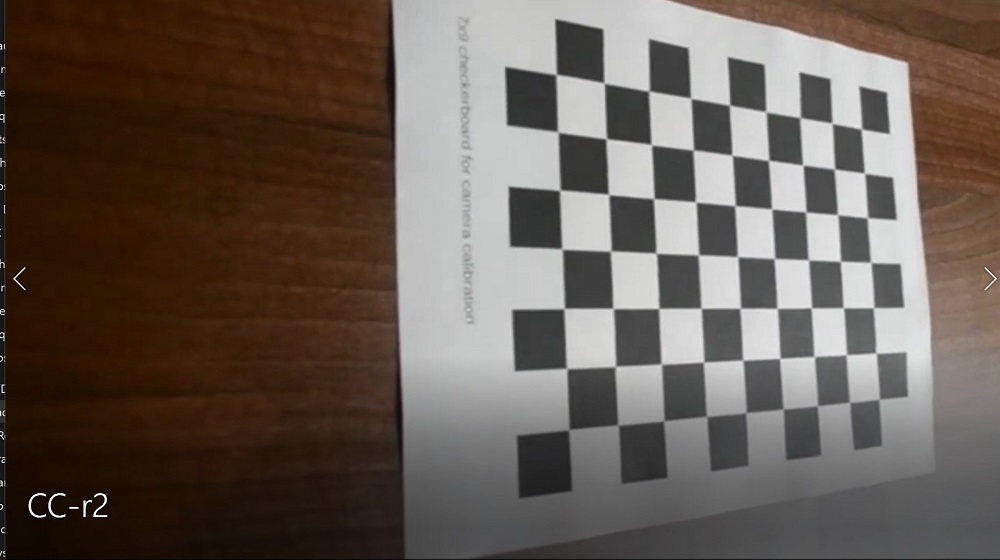
#> input picture CameraCalibration/Test/SharedScreenshot.jpg, 1000 x 560 px; its folder holds only this picture in this run
$ python untitled0.py
#> lines starting #> are read from the running program, lines starting #| are printed output that depends on the picture; after the words box and inside, x2 and y2 are one past the last pixel; in counts of white or black regions, pixels touching at a corner belong together
"""
Created on Thu Mar 25 16:28:21 2021

@author: hamad
"""


import numpy as np
import cv2 as cv
import glob

criteria = (cv.TERM_CRITERIA_EPS + cv.TERM_CRITERIA_MAX_ITER, 30, 0.001)
#n et m represente la dimension du chessboard
n=9
m=7
objp = np.zeros((n*m,3), np.float32)
#on prend une chessboard de dimension 6*7
objp[:,:2] = np.mgrid[0:m,0:n].T.reshape(-1,2)
#obtenir a la fin une matrice avec les cordonnee (0,0,0)... (1,1,0), (1,2,0)...(6,5,0)....(m,n,0)

objpoints = [] # 3d point en monde reel
imgpoints = [] # 2d points en plan d image.

images = glob.glob('Test\*.jpg')
images2=glob.glob('calibrage\*.jpg')

for fname in images:
    img = cv.imread(fname)
#> img is the input picture: shape (560, 1000, 3); mean B, G, R 83.1, 91.2, 102.5
    img2= cv.imread(fname)
    imggris = cv.cvtColor(img,cv.COLOR_BGR2GRAY)
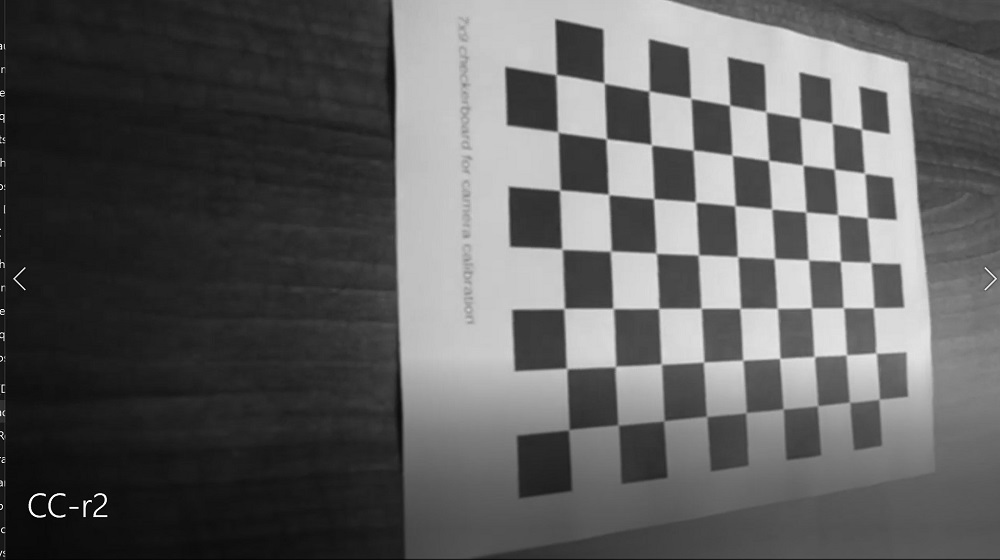
#> imggris: shape (560, 1000); min 0, max 255, mean 93.6


    # Find the chess board corners

    ret, corners = cv.findChessboardCorners(imggris, (m,n),None)
#> ret = True; corners = 63 rows, first 8: [567.7, 430.9], [564.8, 367.4], [565.9, 307.5], [560.2, 247.6], [558.5, 191.6], [558, 132], [557.5, 73.64], [616.8, 424.1]

    # If found, add object points, image points (after refining them)
    if ret == True:
        objpoints.append(objp)

        corners2 = cv.cornerSubPix(imggris,corners,(11,11),(-1,-1),criteria)
#> corners2 = 63 rows, first 8: [568.7, 429.7], [566.7, 368.4], [564.1, 308.6], [562, 249.1], [559.8, 190.2], [557.9, 132], [556.1, 74.59], [618.2, 425.1]
        imgpoints.append(corners2)

        # Draw and display the corners
        img = cv.drawChessboardCorners(img, (m,n), corners2,ret)
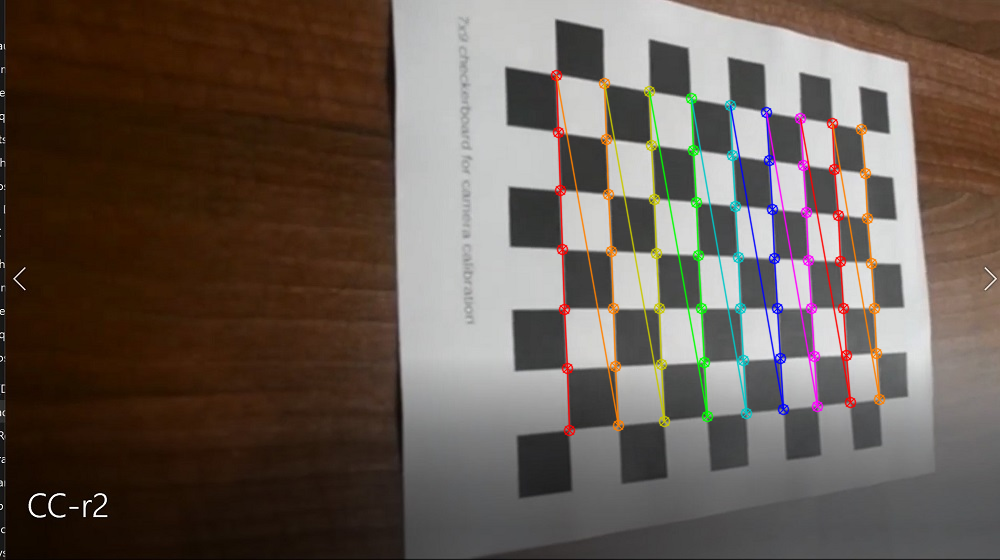
#> img: shape (560, 1000, 3); 3.67% of pixels changed, all inside (x1, y1, x2, y2) = (550, 69, 886, 437)

        #image avec la detection
        cv.imshow('image avec la detection',img)

        #image original
        cv.imshow('image original',img2)

        cv.waitKey(1000)
        ret, mtx, dist, rvecs, tvecs = cv.calibrateCamera(objpoints, imgpoints, imggris.shape[::-1],None,None)
#> ret = 0.229; mtx = [[891.7, 0, 459.7], [0, 813.5, 265.7], [0, 0, 1]]; dist = [[0.0469, -0.12, -0.00245, 0.00214, -0.211]]; rvecs = ([0.382, -0.522, -1.52],); tvecs = ([1.64, 2.71, 13.45],)
        h,  w = img.shape[:2]
#> h = 560; w = 1000
        newcameramtx, roi=cv.getOptimalNewCameraMatrix(mtx,dist,(w,h),1,(w,h))
#> newcameramtx = [[863.4, 0, 455], [0, 784.6, 262.7], [0, 0, 1]]; roi = (8, 8, 972, 537)
        # undistort
        dst = cv.undistort(img, mtx, dist, None, newcameramtx)
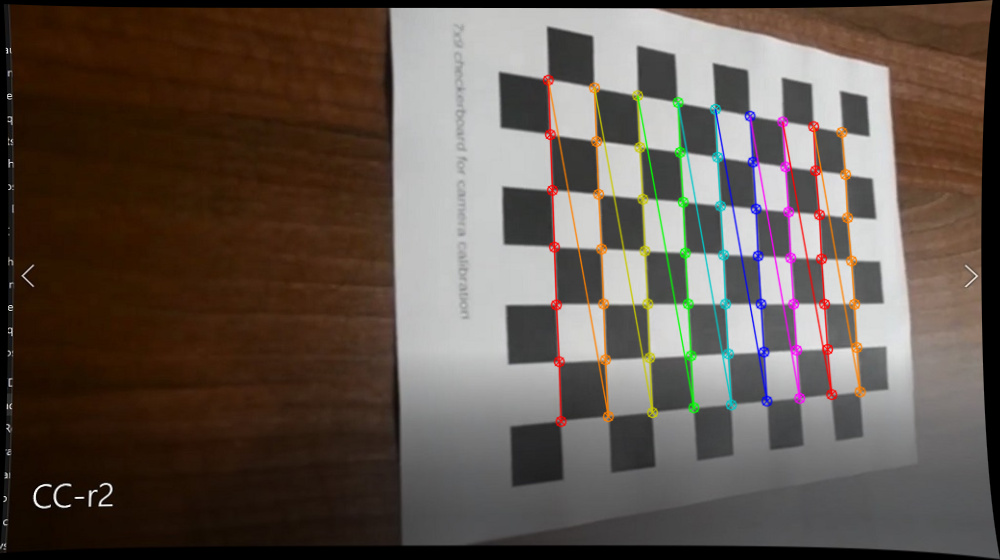
#> dst: shape (560, 1000, 3); mean B, G, R 76.9, 85, 96.8

        # crop the image
        x,y,w,h = roi
#> x = 8; y = 8; w = 972; h = 537
        dst = dst[y:y+h, x:x+w]
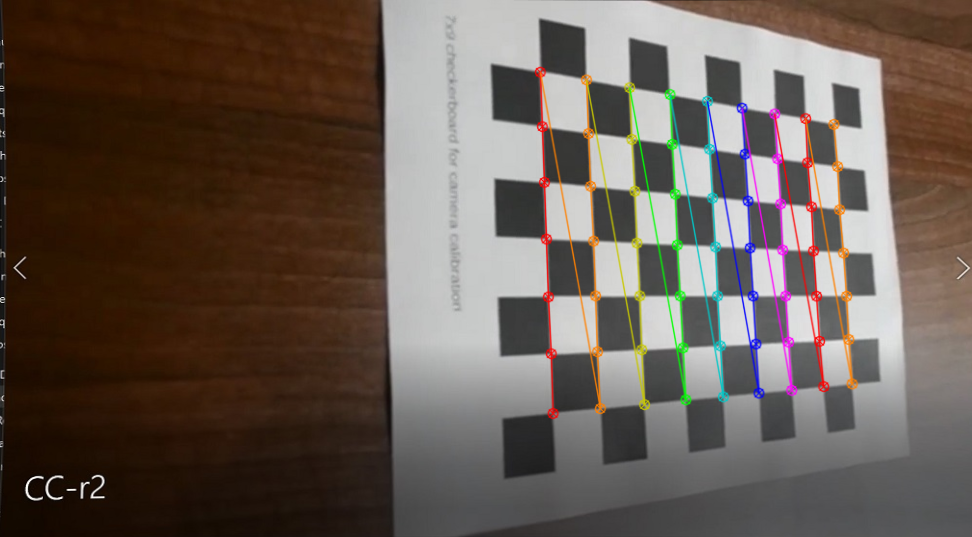
#> dst: shape (537, 972, 3); mean B, G, R 81.7, 90.4, 102.8
        cv.imwrite('calibresult.png',dst)

        #image non deformer
        cv.imshow('image non deformer',dst)

cv.waitKey()

cv.destroyAllWindows()
